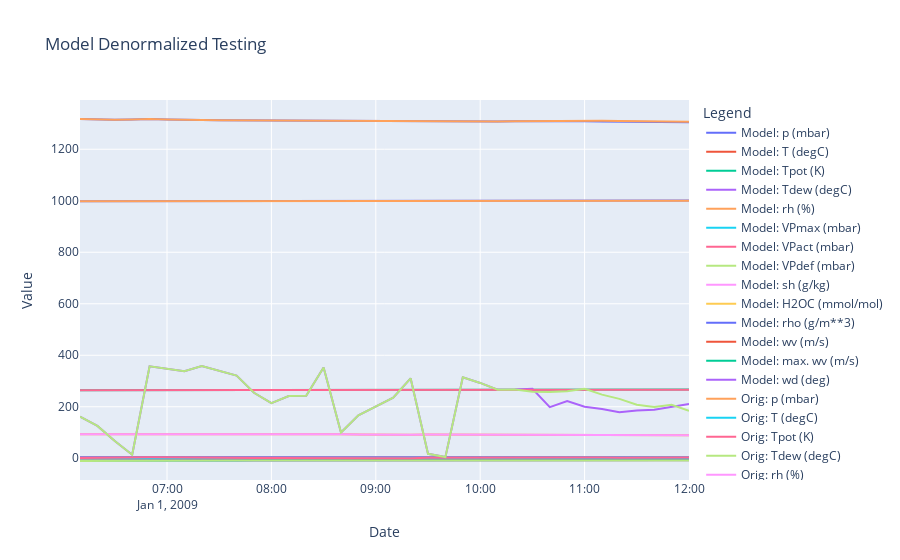

Notebook code cell kept with this figure:
### Markdown cell above
## Denormalization Checks

To translate from flows of probability back into our original timeseries values, we can use the denormalization function that is part of our coil normalizer class.

### Code cell
# We should be able to take any slice of the coilnormed timeseries and reproduce
start_index = 36
length = 36
end_index = start_index + length
df_test_slice = df_test.iloc[start_index:end_index,:]
coilnormed_df_test_slice = coilnormer.normalize(df_test_slice, fit_change=False)
initial_value_slice = df_test.iloc[start_index,:]

# Generate and segment the time series
series = coilnormed_df_test_slice.values

series_x = series[:-1,]

# Convert to tensors
segments_tensor_x = torch.tensor(series_x, dtype=torch.float).unsqueeze(0)

# Prepare inputs and targets
X = segments_tensor_x.to("cuda")


states = []
# Select the batch we want to make predictions for
batch = 0

# After what step do we want the coil to start making its own predictions?
prediction_step = 24

# Grab starting state tensor
state_tensor = X[:,0,:]

# How many steps do we want to run the coil overall?
max_steps = length - 1

states.append(state_tensor[batch,:])
batch_size = X.shape[0]
transition_tensor = torch.softmax(torch.zeros(batch_size, n_features, n_features), dim = 1).to("cuda")
for step_state in range(1,max_steps):
    state_tensor, transition_tensor = model.step_coil(state_tensor, transition_tensor)
    if step_state <= prediction_step:
        state_tensor = X[:,step_state,:]
    states.append(state_tensor[batch,:])
    
# Move state dynamics to CPU
data = [row.to('cpu').detach().numpy() for row in states]

for index, dat_in in enumerate(data):
    coilnormed_df_test_slice.iloc[index,:] = dat_in
    
denormed_slice = coilnormer.denormalize(coilnormed_df_test_slice, initial_value_slice)


# Sample data creation
df1 = denormed_slice
df2 = df_test_slice

# Plotting
fig = go.Figure()

# Add traces for the first dataframe
for column in df1.columns:
    fig.add_trace(go.Scatter(x=df2.index, y=df1[column], mode='lines', name=f'Model: {column}'))

# Add traces for the second dataframe
for column in df2.columns:
    fig.add_trace(go.Scatter(x=df2.index, y=df2[column], mode='lines', name=f'Orig: {column}'))

# Update layout
fig.update_layout(title='Model Denormalized Testing',
                  xaxis_title='Date',
                  yaxis_title='Value',
                  legend_title='Legend',
                  hovermode='x unified')

# Show the plot
fig.show()
